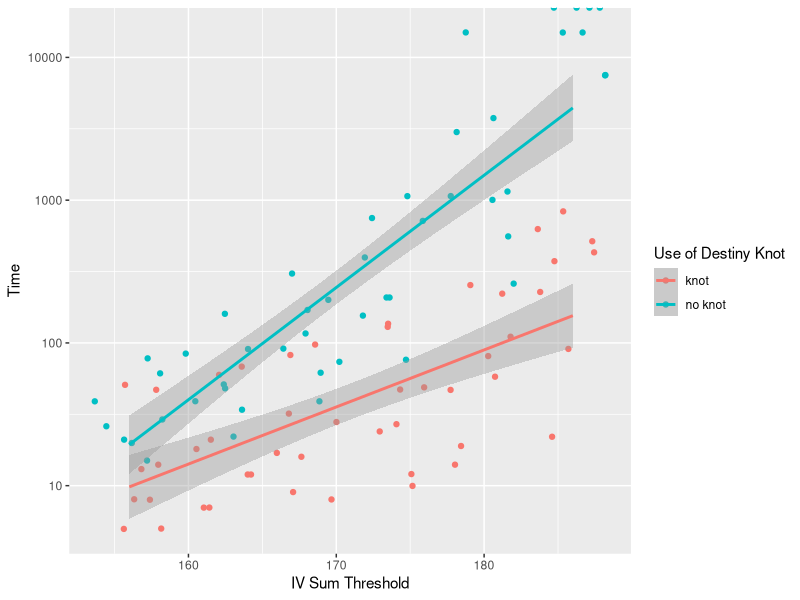
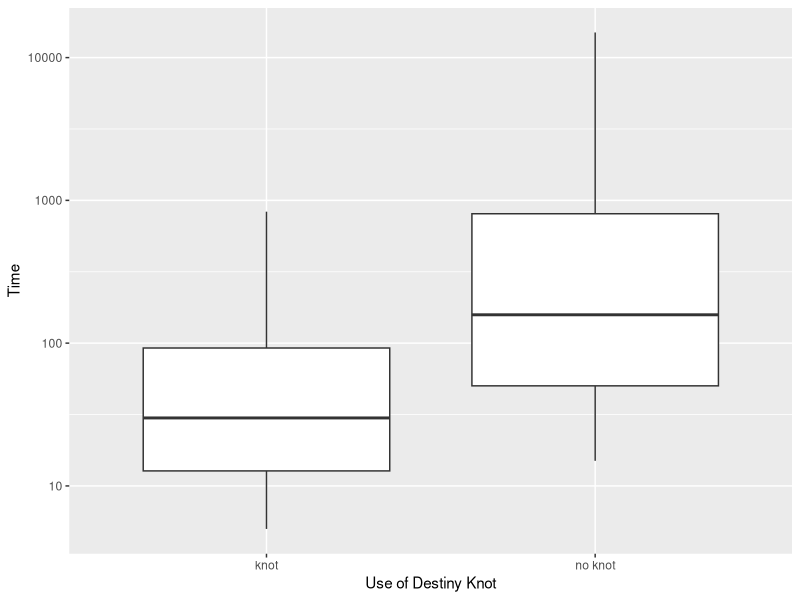
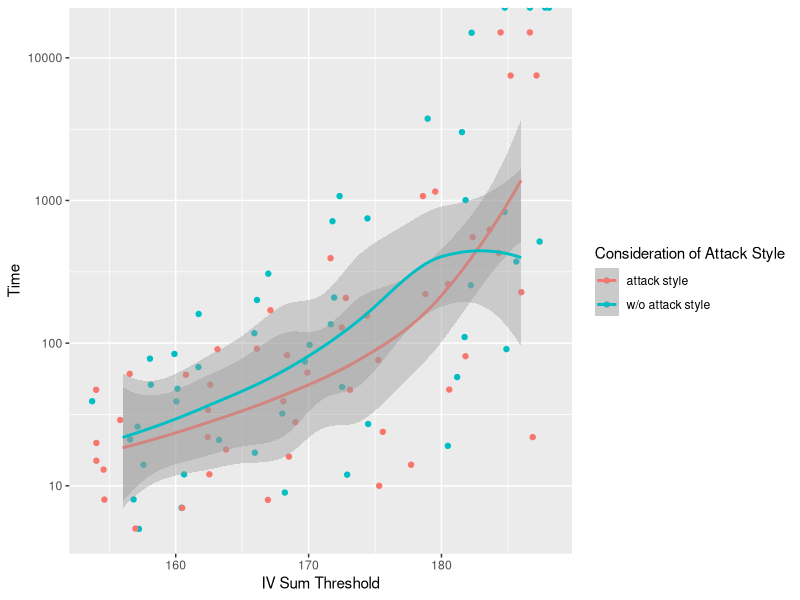
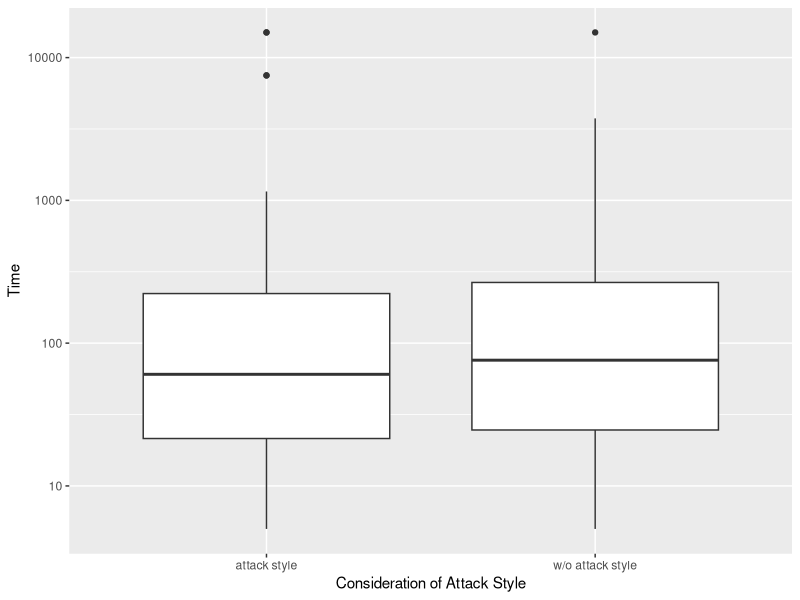
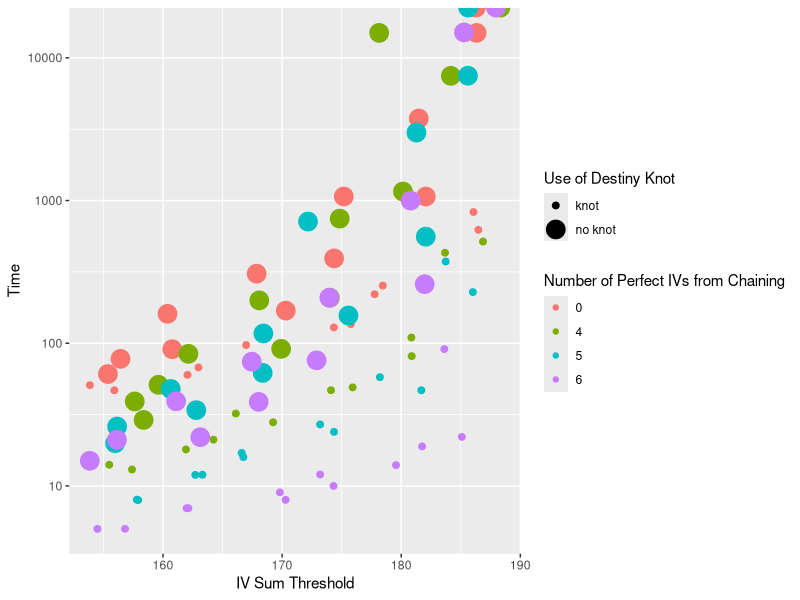
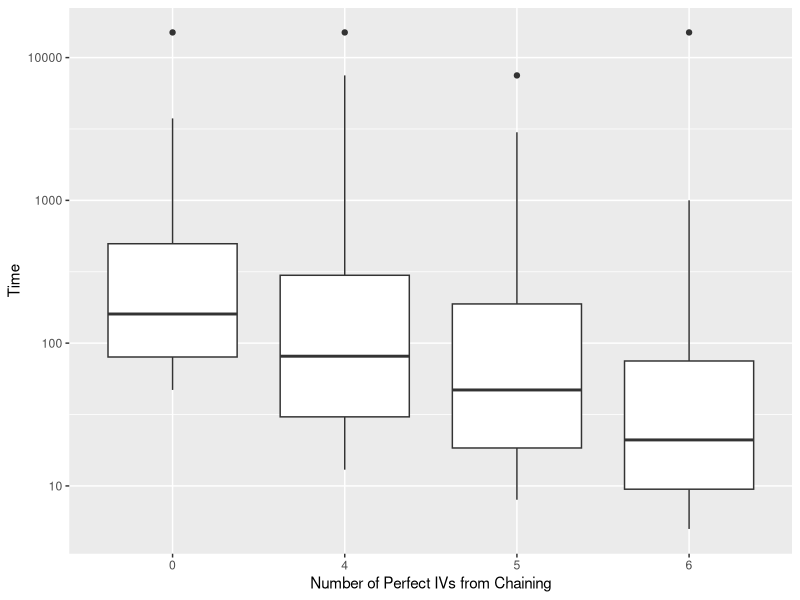
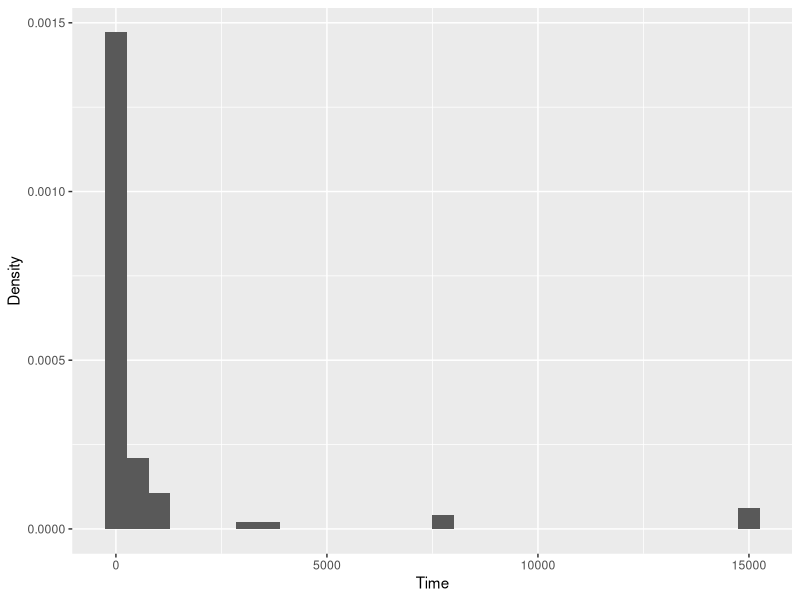
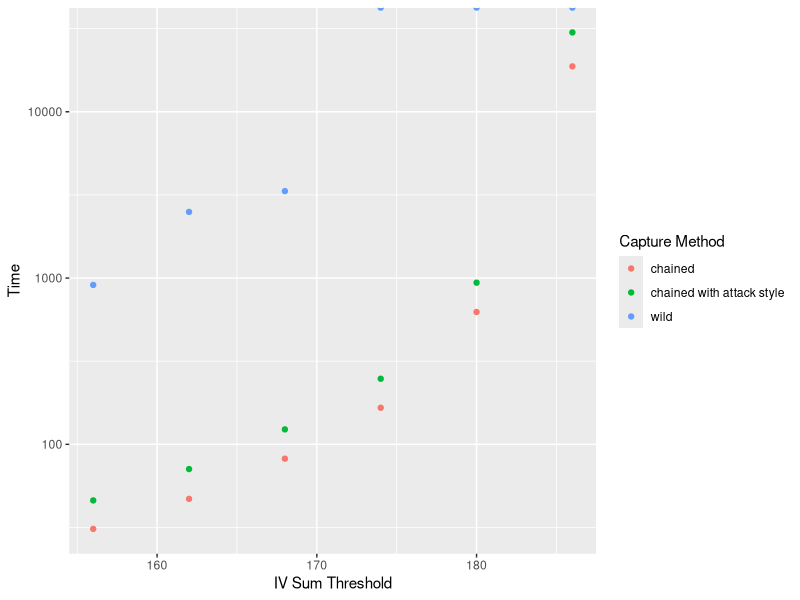

The R script that drew these images, in order:
## ---- chunk 1
if(!require(ggplot2)) install.packages("ggplot2")
library(ggplot2)

wild_sim <- function(iter) {
  # Simulates distribution of wild-caught Pokemon.
  # Args:
  #   iter: The size of the distribution.
  # Returns:
  #   A vector containing the sums of the IVs.

  stats <- numeric(length = iter)
  x <- 0
  
  for (i in 1:iter) {
    for (j in 1:6){
      y <- sample(0:31, 6, replace=T)
      x <- sum(y)
    }
    stats[i] <- x
  }
  
  return(stats)
}


# Print quantiles of a distribution of wild-caught.
# for (k in c(.99,0.999,0.9999)) {
#   cat(k, quantile(wild_sim(100000),probs=k), "\t")
# }

chained_sim <- function(iv_slots) {
  # Simulates a single pokemon, expected to be caught by ally-chaining.
  # Args:
  #   iv_slots: The number of perfect IVs possessed by the Pokemon. Normal chaining means that this value will be 4. Values of 0, 5, and 6 are useful to simulate unique circumstances for the breeding function.
  # Returns:
  #   A vector of length 6 containing the IVs of the Pokemon simulated.
  
  # selects which IVs will be perfect
  log_v <- c(1,2,3,4,5,6)
  perfect_slots <- sample((iv_slots >= log_v),
            6, replace=F)
  chain_stats <- numeric(length = 6)
  
  for (l in c(1:6)) {
    if (perfect_slots[l]) {
      chain_stats[l] <- 31
    } else {
      chain_stats[l] <- sample(0:31, 1, replace=T)
      }
  }
  return(chain_stats)
}

chained_sim_mult <- function(iters) {
  # Simulates a distribution of pokemon caught using chaining
  # Args:
  #   iters: The size of the distribution.
  # Returns:
  #   A vector containing the sums of the IVs.
  
  mons <- numeric(length = iters)
  for (m in c(1:iters)) {
    mons[m] <- sum(chained_sim(4))
  }
  return(mons)
}

breed_sim <- function(wknot,ch_ivs,atk_style,goal_iv,num_iter) {
  # Simulates pokemon breeding.
  # Args:
  #   wknot: Boolean true if destiny knot in use, false if not.
  #   ch_ivs: The number of perfect IVs of one of the starting parents. 0 if starting from a wild Pokemon. 4, 5, and 6 refer to chain-caught Pokemon.
  #   atk_style: Boolean true if one of Atk of SpA does not matter in Pokemon being bred.
  #   goal_iv: The IV sum total that is considered the threshold for accepting an egg as perfect.
  #   num_iter: The size of the distribution.
  # Returns:
  #   A dataframe containing the following variables for each egg.
  #     num_eggs: The number of eggs since breeding was last started over.
  #     iv_sum: The sum of the IVs of the egg.
  #     father: The sum of the IVs of the father of the egg.
  #     mother: The sum of the IVs of the mother of the egg.
  #     num_perf: The number of perfect eggs that have been generated so far.

  # initializations
  m <- f <- numeric(length = 6)
  inheritance <- numeric(length = 6)
  gender <- c('M','F')
  child <- numeric(length = 6)
  perfect_egg <- FALSE
  perfect_num <- 0
  num_eggs <- iv_sum <- father <- mother <- num_perf <- 
  numeric(length = num_iter)
  envis <- data.frame(num_eggs, iv_sum, father, mother, num_perf)

  
  # five IVs inherited when using knot, three otherwise
  if(wknot) {
    iv_sample <- c(TRUE, TRUE, TRUE, TRUE, TRUE, FALSE)
  } else {
    iv_sample <- c(TRUE, TRUE, TRUE, FALSE, FALSE, FALSE)
    }
  
  # breeding loop
  for (l in c(1:num_iter)) {
    # generates parents and resets counter and flag if start of loop or reset necessary due to perfect egg being reached
    if (l == 1 | perfect_egg == TRUE) {
      m <- chained_sim(ch_ivs)
      f <- sample(0:31, 6, replace=T)
      eggs <- 0
      perfect_egg <- FALSE
    }
    
    # randomly assign which IVs will be inherited, gender of egg, and which IVs will come from which parent if inherited
    inheritance <- sample(iv_sample, 6, replace=F)
    child_gender <- sample(gender, 1)
    iv_genders <- sample(gender, 6, replace=T)
    eggs <- eggs + 1
    
    # generates egg based on inheritance, parents IVs, and random simulation
    for (k in c(1:6)) {
      if (inheritance[k]) {
        if (iv_genders[k] == 'M') {
          child[k] <- m[k]
        } else if (iv_genders[k] == 'F') {
          child[k] <- f[k]
        }
      } else {
        child[k] <- sample(0:31,1)
      }
    }
    
    # checks if egg is perfect; if true, triggers reset flag and increments the number of perfect eggs found
    # if egg not perfect, compares egg to parents and replaces parent if necessary
    # if attack style matters, only five IVs must be considered, and 5/6 of the IV sum threshold gives correct sum for testing
    if (atk_style) {
      if (sum(child[1:5]) >= goal_iv * (5 / 6)) {
        perfect_egg <- TRUE
        perfect_num <- perfect_num + 1
      } else if (child_gender == 'M') {
        if (sum(child[1:5]) > sum(m[1:5])) {
          m <- child
        }
      } else if (sum(child[1:5]) > sum(f[1:5])) {
        f <- child
      }
    } else {
      if (sum(child) >= goal_iv) {
        perfect_egg <- TRUE
        perfect_num <- perfect_num + 1
      } else if (child_gender == 'M') {
        if (sum(child) > sum(m)) {
          m <- child
        }
      } else if (sum(child) > sum(f)) {
        f <- child
      }
    }
    
    envis[l,1:5] <- c(eggs, sum(child), sum(m), sum(f), perfect_num)
  }
  return(envis)
}

frame_gen <- function(sim_size) {
  # Creates a dataframe containing data for each case in consideration
  # Args:
  #   sim_size: Distribution size for every case considered by the function. Function processes 114 cases.
  # Returns:
  #   A dataframe containing egg count data as well as variable flags for each case.
  #     bred: Wild caught and chain cases are 0; breed function is 1.
  #     chained: Perfect IV state 0, 4, 5, or 6 with equivalent meanings to the chain simulator.
  #     atkst: 1 if attack style matters, 0 otherwise.
  #     knot: 1 if using knot, 0 otherwise.
  #     thold: Threshold for a perfect egg.
  #     count: Number of perfect eggs.
  
  # initializations
  bred <- atkst <- knot <- logical(114)
  chained <- thold <- count <- numeric(114)
  pd <- data.frame(bred, knot, chained, atkst, thold, count)
  thr <- 186
  row <- 1
  
  # loops through all cases in consideration and fills dataframe
  while (thr > 155) {
    
    # wild-caught simulation
    a <- wild_sim(sim_size)
    acount <- length(subset(a, a>=thr))
    
    # chained simulation with attack style consideration
    b <- chained_sim_mult(sim_size)
    bcount <- length(subset(b, b>=thr))
    b2count <- floor(length(subset(b, b>=thr))*2/3)
    
    # filling dataframe
    pd[row, 1:6] <- c(FALSE, FALSE, 0, FALSE, thr, acount)
    row <- row + 1
    pd[row, 1:6] <- c(FALSE, FALSE, 4, FALSE, thr, bcount)
    row <- row + 1
    pd[row, 1:6] <- c(FALSE, FALSE, 4, TRUE, thr, b2count)
    row <- row + 1
    
    for (cval in c(0,4,5,6)) {
      # considers no chaining, regular chaining, five perfect IVs, and six perfect IVs
      for (clog in c(FALSE, TRUE)) {
        # without knot and with knot
        for (c2log in c(FALSE, TRUE)) {
          # attack style doesn't matter, does matter
          c <- breed_sim(clog, cval, c2log, thr, sim_size)
          ccount <- max(c$num_perf)
          pd[row, 1:6] <- c(TRUE, clog, cval, c2log, thr, ccount)
          row <- row + 1
        }
      }
    }
    thr <- thr - 6
  }
  return(pd)
}

reparam <- function(poke.frame,post) {
  # Edits dataframe variables to more suitable formats for plotting.
  # Args:
  #   poke.frame: Dataframe input.
  #   post: TRUE if conducting conclusion analysis. Allows for ideal catch.type 
  #     labels.
  # Returns:
  #   poke.frame: Dataframe output, after variable changes.
  
  index <- poke.frame$bred == 1
  poke.frame$time[index] <- round(iter/poke.frame$count[index]*1.5, digits = 0)
  
  index <- poke.frame$bred == 0 & poke.frame$chained == 0
  poke.frame$time[index] <- round(iter/poke.frame$count[index], digits = 0)
  
  index <- poke.frame$bred == 0 & poke.frame$chained == 4
  poke.frame$time[index] <- round(iter/poke.frame$count[index]*15, digits = 0)
  
  index <- poke.frame$knot == 1
  poke.frame$knot[index] <- "knot"
  poke.frame$knot[!index] <- "no knot"
  
  index <- poke.frame$atkst == 1
  poke.frame$atkst[index] <- "attack style"
  poke.frame$atkst[!index] <- "w/o attack style"
  
  index <- poke.frame$bred == 1
  poke.frame$bred[index] <- "bred"
  poke.frame$bred[!index] <- "caught"
  
  index <- poke.frame$chained >= 0
  poke.frame$chained[index] <- as.character(poke.frame$chained[index])
  
  index <- poke.frame$bred == "caught" & poke.frame$chained == "0"
  poke.frame$catch.type[index] <- "wild"
  
  index <- poke.frame$bred == "caught" & poke.frame$chained == "4"
  poke.frame$catch.type[index] <- "chained"

  index <- poke.frame$bred == "caught" & poke.frame$chained == "4" & poke.frame$atkst == "attack style"
  poke.frame$catch.type[index] <- "chained with attack style"
  
  if(post) {
    index <- poke.frame$bred=="bred" & poke.frame$knot=="knot" & poke.frame$chained=="5"
    poke.frame$catch.type[index] <- "ideal breeding"
    
    index <- poke.frame$bred=="caught" & poke.frame$chained=="4"
    poke.frame$catch.type[index] <- "ideal chaining"
  }
  
  return(poke.frame)
}

## ---- chunk 2
# use the year Pokemon Ruby was released as the seed
set.seed(2003)
iter <- 10^4
alpha <- frame_gen(iter)

## ---- chunk 3
beta <- reparam(alpha,FALSE)
gamma <- subset(beta, beta$bred == "bred")

# knot is good
ggplot(gamma, aes(thold, time, color=knot)) +
  geom_jitter() +
  scale_y_log10() +
  geom_smooth(method = "lm") +
  labs(color="Use of Destiny Knot", x="IV Sum Threshold", y="Time")

ggplot(gamma, aes(knot, time)) +
  geom_boxplot() +
  scale_y_log10() +
  labs(x="Use of Destiny Knot", y="Time")

## ---- chunk 4
# atk style matters, just not as much as the knot
# atk style also is generally chosen by the pokemon rather than the player
ggplot(gamma, aes(thold, time, color=atkst)) +
  geom_jitter() +
  scale_y_log10() +
  labs(color="Consideration of Attack Style", x="IV Sum Threshold", y="Time") +
  geom_smooth()

ggplot(gamma, aes(atkst, time)) +
  geom_boxplot() +
  scale_y_log10() +
  labs(x="Consideration of Attack Style",y="Time")

## ---- chunk 5
# does chaining matter
ggplot(gamma, aes(thold, time, color=chained, size=knot)) +
  geom_jitter() +
  scale_y_log10() +
  labs(color="Number of Perfect IVs from Chaining", size="Use of Destiny Knot",
       x="IV Sum Threshold", y="Time")

ggplot(gamma, aes(chained, time)) +
  geom_boxplot() +
  scale_y_log10() +
  labs(x="Number of Perfect IVs from Chaining", y="Time")

ggplot(gamma,(aes(time, stat(density)))) +
  geom_histogram() +
  labs(x="Time", y="Density")

for (t in c("0","4","5","6")) {
  cat("Median for chaining to ", t, " IVs: ", median(as.numeric(gamma$time[gamma$chained==t])), " minutes.\n")
  }
# how much time saved by chaining: a lot by a 4 chain, a little by a 5 chain
## ---- chunk 6
# odds of 6iv ditto is on gamefaqs (out of the question)
# odds of 5 iv ditto P(A)=2/31
delta <- data.frame(val <- rgeom(10^5,2/31))
cat("Median time to capture a five IV Pok?mon by chaining: ",median(delta$val)*15," minutes.\n")

# test of the 6 iv ditto for fun
delta2 <- data.frame(val <- rgeom(10^5,1/(31*31)))
cat("Median time to capture a six IV Pok?mon by chaining: ",median(delta2$val)*15," minutes.")
# chaining to 5 ditto worth it, but not for 6 ditto

## ---- chunk 7
# chain catching and wild-caught
epsilon <- subset(beta, beta$bred != "bred")

ggplot(epsilon,aes(thold,time,color=catch.type)) +
  geom_point() + 
  scale_y_log10() +
  labs(color="Capture Method",x="IV Sum Threshold",y="Time")

## ---- chunk 8
beta <- reparam(alpha,TRUE)

# now compare knot with attack style, 5 chain against chained with attack style
zeta <- subset(beta,catch.type=="ideal breeding"|catch.type=="ideal chaining")
ggplot(zeta,aes(thold,time,color=catch.type,shape=atkst)) +
  geom_point() +
  scale_y_log10() +
  labs(color="Acquisition Method", x="IV Sum Threshold", y="Time")

# conclusion: breed with knot and a 5 chain starting parent to w/e threshold
